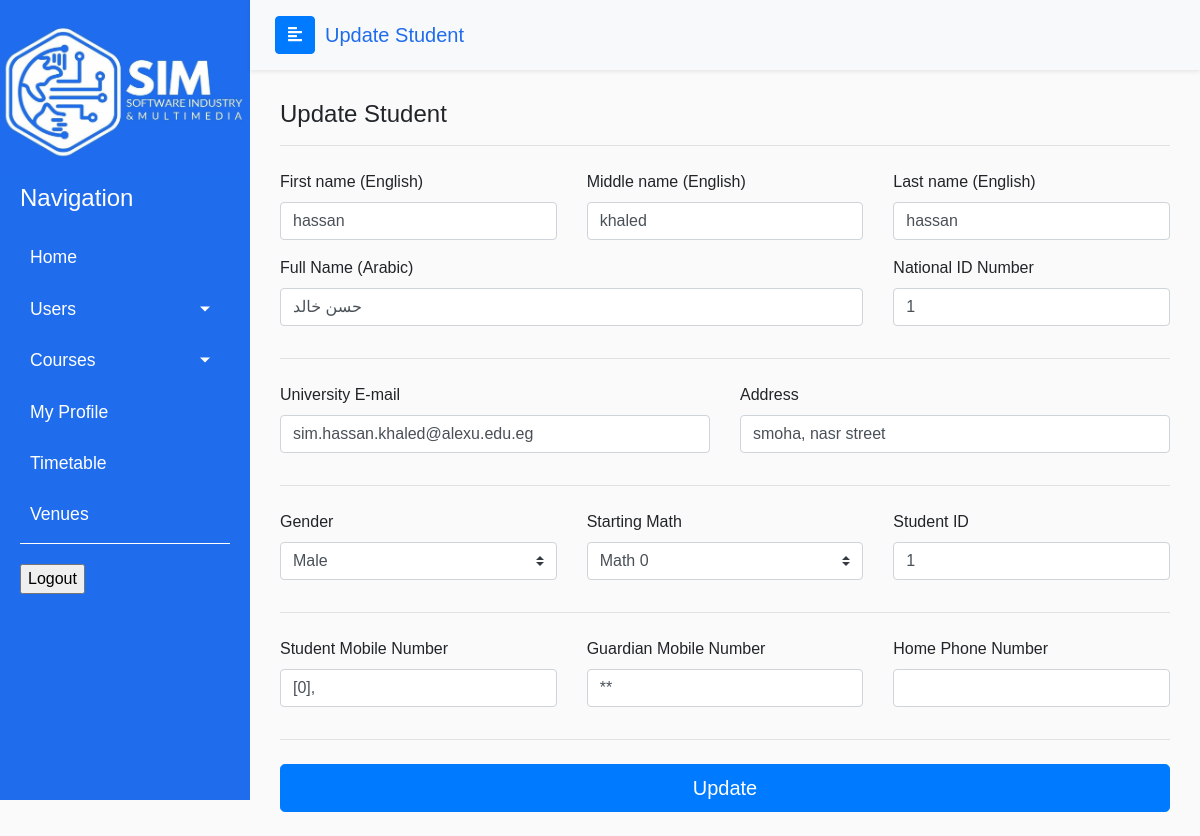
/admin/update_student.php?id=1, run on an earlier commit of the app's database.
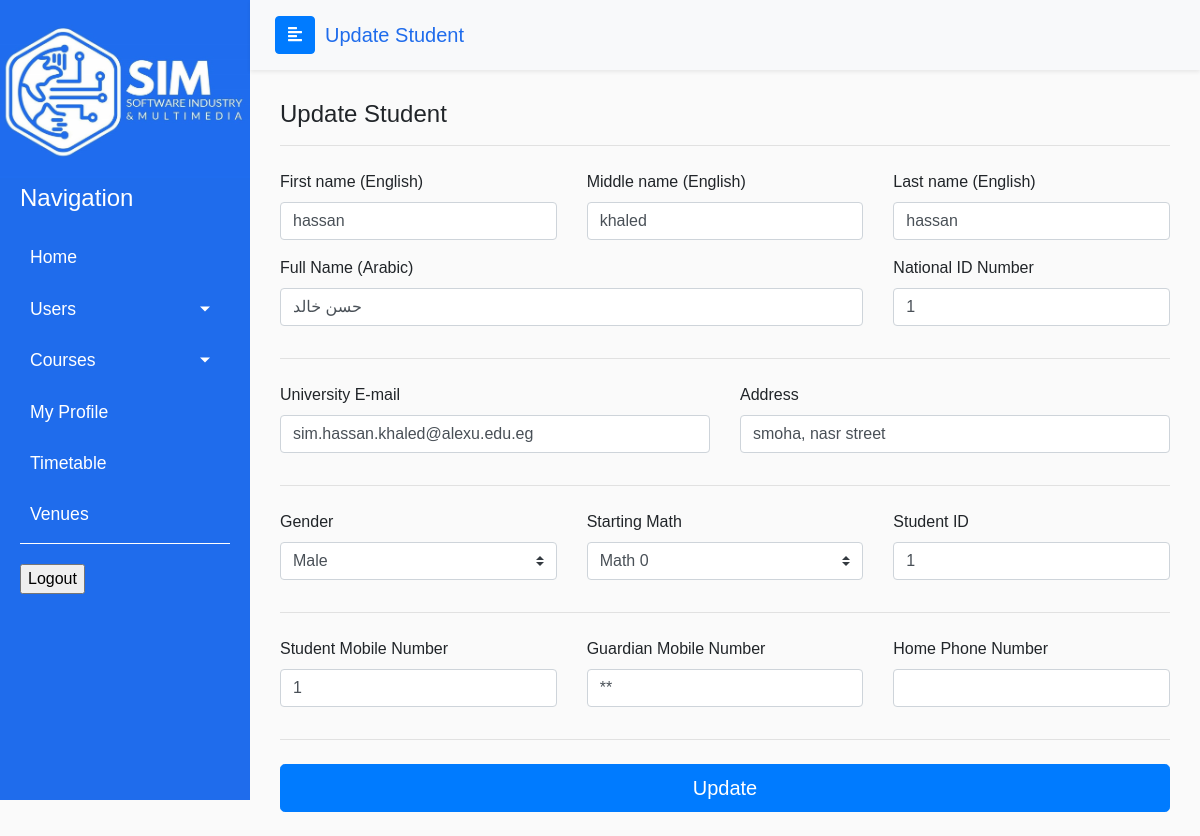
And on a later commit of the database.
### tables this page shows
CREATE TABLE `students` (
  `id_user` int(12) NOT NULL,
  `student_id` int(11) NOT NULL,
  `arabic_name` varchar(255) NOT NULL,
  `level` int(1) NOT NULL DEFAULT 1,
  `finished_hours` int(3) NOT NULL DEFAULT 0,
  `cgpa` float NOT NULL DEFAULT 0,
  `student_group` int(2) NOT NULL DEFAULT 0,
  `status` varchar(255) DEFAULT 'N/A',
  `address` varchar(255) NOT NULL,
  `guardian_mobile_number` varchar(255) NOT NULL,
  `student_type` varchar(255) DEFAULT NULL
);

CREATE TABLE `users` (
  `id` int(12) NOT NULL,
  `first_name` varchar(255) NOT NULL,
  `middle_name` varchar(255) NOT NULL,
  `last_name` varchar(255) NOT NULL,
  `national_id` bigint(14) NOT NULL,
  `type` varchar(255) NOT NULL,
  `email` varchar(255) NOT NULL,
  `password` varchar(255) NOT NULL,
  `gender` varchar(255) NOT NULL,
  `mobile_number` varchar(255) NOT NULL,
  `home_number` varchar(255) DEFAULT NULL,
  `image_path` text DEFAULT 'profile_images\\profile.png'
);

### includes/utils/variables.php (called while the page is built, shortened)
<?php
$studentsTable = "students";

### includes/Admin/students/functions.php (called while the page is built, shortened)
<?php
include_once dirname(__FILE__, 2) . "\\utils\\iniclude_utils_files.php";
function getStudent($id)
{
    global $studentsTable;
    $mainSqlQuery = "SELECT s.*, u.*
    FROM {$studentsTable} s
    join users u
        on s.id_user = u.id
    WHERE u.id = $id";
    $dataBaseConnection = connectToDataBase();
    $result = mysqli_query($dataBaseConnection, $mainSqlQuery);
    $studentData =  $result->fetch_assoc();
    return $studentData;
}
function getDataFromStudent($data)
{
    $student_id = $data['student_id'];
    $arabic_name = $data['arabic_name'];
    $address = $data['address'];
    $guardian_mobile_number = $data['guardian_mobile_number'];
    $student_type = $data['student_type'];
}

### includes/Admin/callable_functions.php (called while the page is built, shortened)
<?php
include_once dirname(__FILE__, 2) . "\\utils\\variables.php";
include_once "all_types/functions.php";
include_once "students/functions.php";
include_once "students/search.php";
include_once "professors/functions.php";
include_once "professors/search.php";
include_once "tas/functions.php";
include_once "tas/search.php";
include_once "sas/functions.php";
include_once "utils" . DIRECTORY_SEPARATOR . "all.php";
function updateStudent()
{
    $id = $_GET['id'];
    $data = getStudent($id);
}

### includes/Admin/utils/all.php (called while the page is built, shortened)
<?php
function getCommenDataFromUser($data)
{
    $first_name = $data['first_name'];
    $middle_name = $data['middle_name'];
    $last_name = $data['last_name'];
    $email = $data['email'];
    $mobile_number = $data['mobile_number'];
    $national_id = $data['national_id'];
    $gender = $data['gender'];
}

### admin/update_student.php (the view, shortened to what the changed rows need)
<?php
include dirname(__FILE__, 2) . "\\includes\\Admin\\callable_functions.php";
updateStudent();
?>
<!DOCTYPE html>
<html>
<head>
    <link rel="stylesheet" href="https://stackpath.bootstrapcdn.com/bootstrap/4.1.0/css/bootstrap.min.css">
    <link rel="stylesheet" href="../css/rootStyles.css">
    <link rel="stylesheet" href="https://cdnjs.cloudflare.com/ajax/libs/malihu-custom-scrollbar-plugin/3.1.5/jquery.mCustomScrollbar.min.css">
</head>
<body>
    <div class="wrapper">
        <?php
            include dirname(__FILE__, 2) . "\\includes\\admin_sidebar.php";
        ?>
        <div id="content">
            <div class="page-body">
                <div class="row">
                    <div class="col-md-12 order-md-1 col-lg-12">
                        <form class="needs-validation" novalidate action="" method="POST">
                            <div class="row">
                                <div class="col-lg-4 col-md-12 mb-3">
                                    <label for="firstName">First name (English)</label>
                                    <input type="text" class="form-control" id="firstName" name="first_name" placeholder="" value="<?php echo $first_name ?>" required>
                                </div>
                                <div class="col-lg-4 col-md-12 mb-3">
                                    <label for="lastName">Middle name (English)</label>
                                    <input type="text" class="form-control" id="lastName" name="middle_name" placeholder="" value="<?php echo $middle_name ?>" required>
                                </div>
                                <div class="col-lg-4 col-md-12 mb-3">
                                    <label for="lastName">Last name (English)</label>
                                    <input type="text" class="form-control" id="lastName" name="last_name" placeholder="" value="<?php echo $last_name ?>" required>
                                </div>
                            </div>
                            <div class="row">
                                <div class="col-lg-8 col-md-12 mb-3">
                                    <label for="firstName">Full Name (Arabic)</label>
                                    <input type="text" class="form-control" id="firstName" name="arabic_name" placeholder="" value="<?php echo $arabic_name ?>" required>
                                </div>
                                <div class="col-lg-4 col-md-12 mb-3">
                                    <label for="lastName">National ID Number</label>
                                    <input type="text" class="form-control" id="lastName" name="national_id" placeholder="" value="<?php echo $national_id ?>" required>
                                </div>
                            </div>
                            <div class="row">
                                <div class="col-lg-6 col-md-12 mb-3">
                                    <label for="email">University E-mail</label>
                                    <input type="email" class="form-control" id="email" name="email" value="<?php echo $email ?>">
                                </div>
                                <div class="col-lg-6 col-md-12 mb-3">
                                    <label for="address">Address</label>
                                    <input type="text" class="form-control" id="address" name="address" value="<?php echo $address ?>" required>
                                </div>
                            </div>
                            <div class="row">
                                <div class="col-md-4 col-sm-12 mb-3">
                                    <label for="gender">Gender</label>
                                    <select class="custom-select d-block w-100" id="country" name="gender" required>
                                        <option><?php echo $gender ?></option>
                                    </select>
                                </div>
                                <div class="col-md-4 col-sm-12 mb-3">
                                    <label for="math">Starting Math</label>
                                    <select class="custom-select d-block w-100" id="state" name="student_type" required>
                                        <option><?php echo $student_type ?></option>
                                    </select>
                                </div>
                                <div class="col-md-4 col-sm-12 mb-3">
                                    <label for="zip">Student ID</label>
                                    <input type="text" class="form-control" id="zip" name="student_id" value="<?php echo $student_id ?>" required>
                                </div>
                            </div>
                            <div class="row">
                                <div class="col-lg-4 col-md-6 col-sm-12 mb-3">
                                    <label for="gender">Student Mobile Number</label>
                                    <input type="text" class="form-control" id="address" name="mobile_number" value="<?php echo $mobile_number ?>" required>
                                </div>
                                <div class="col-lg-4 col-md-6 col-sm-12 mb-3">
                                    <label for="gender">Guardian Mobile Number</label>
                                    <input type="text" class="form-control" id="address" name="guardian_mobile_number" value="<?php echo $guardian_mobile_number ?>" required>
                                </div>
                            </div>
                        </form>
                        <br>
                    </div>
                </div>
            </div>
        </div>
</body>
</html>

What changed in the data, as far as the page shows it:
changed through a linked row, students "حسن خالد": mobile_number "[0]," → "1"
